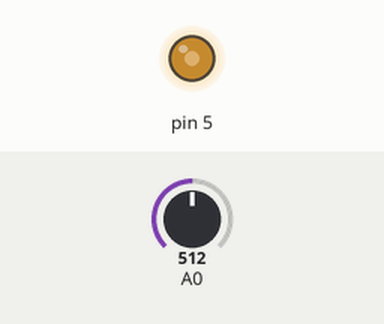
This sketch was run on a simulated Arduino Uno, built with avr-gcc and run on an emulated ATmega328P. Parts: output pins drawn as LEDs (lit = HIGH). Inputs (shaded band) come from the test bench; at power-on: A0 = 512.

Above: at 1.2 s.
1.3 s: A0 set to 716
At 2.3 s:
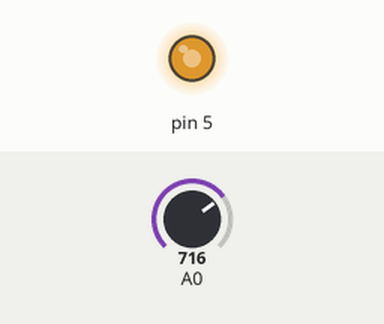
2.8 s: A0 set to 900
At 3.5 s:
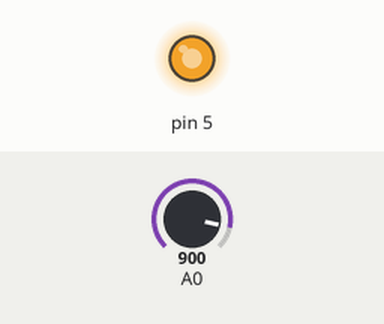
4.3 s: A0 set to 122
At 4.6 s:
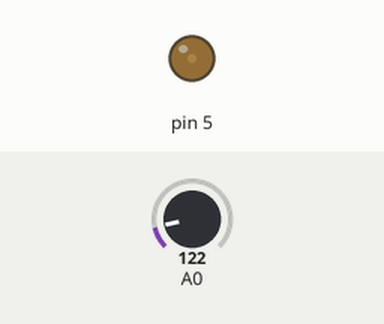
5.8 s: A0 set to 0
At 7.0 s:
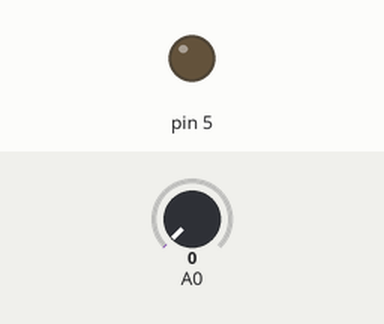
Timing chart, 0 to 8.3 s (numbered marks = the images above; inputs shaded):
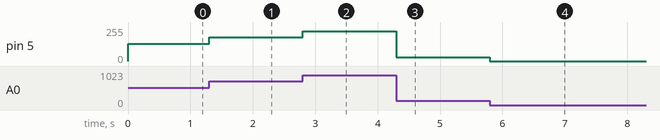

Measured:
- after the input at 1.3 s, pin 5: 128/255 → 179/255 at once
- after the input at 2.8 s, pin 5: 179/255 → 225/255 at once
- after the input at 4.3 s, pin 5: 225/255 → 30/255 at once
- after the input at 5.8 s, pin 5: 30/255 → 0/255 at once

The sketch:

code.ino
```cpp
void setup() {
  pinMode(5,1);
}

void loop() {
  int val = analogRead(0);
  val = val>>2;
  analogWrite(5, val);
}
```
